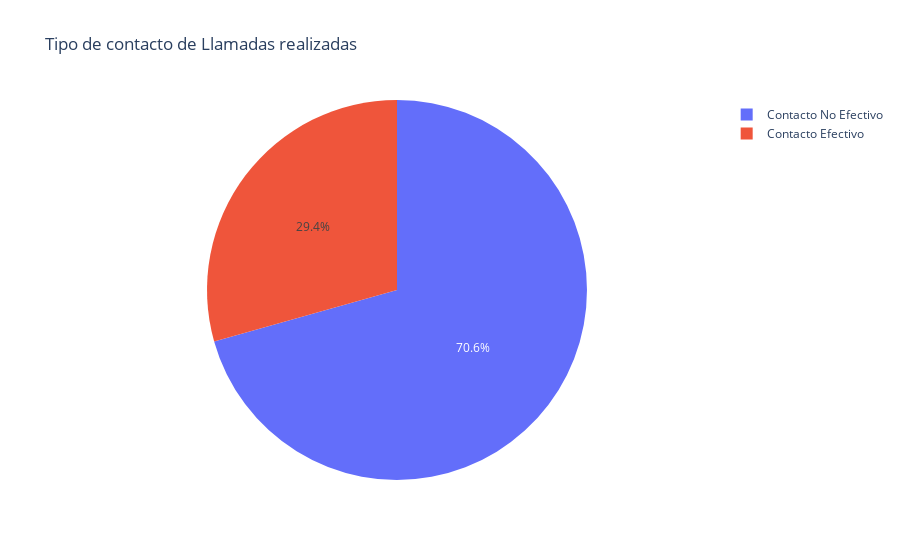

Here is the notebook cell this chart was saved with:
### Code cell
# Gráfico por tipo de contacto del total de llamadas realizadas
# ==============================================================================

# Representación gráfica circular del número de llamadas por tipo de contacto
fig = px.pie(dataTContacto, values='CANTIDAD', names='DES_TIPOCONTACTO', title='Tipo de contacto de Llamadas realizadas')
fig.show()

### Figure 1 — Plotly figure (JSON) as saved in the notebook; plotly's stock layout.template omitted (floating-point values rounded to 4 significant figures)
{"data": [{"domain": {"x": [0, 1], "y": [0, 1]}, "hovertemplate": "DES_TIPOCONTACTO=%{label}<br>CANTIDAD=%{value}<extra></extra>", "labels": ["Contacto No Efectivo", "Contacto Efectivo"], "legendgroup": "", "name": "", "showlegend": true, "type": "pie", "values": [5974, 2484]}], "layout": {"legend": {"tracegroupgap": 0}, "title": {"text": "Tipo de contacto de Llamadas realizadas"}}}
